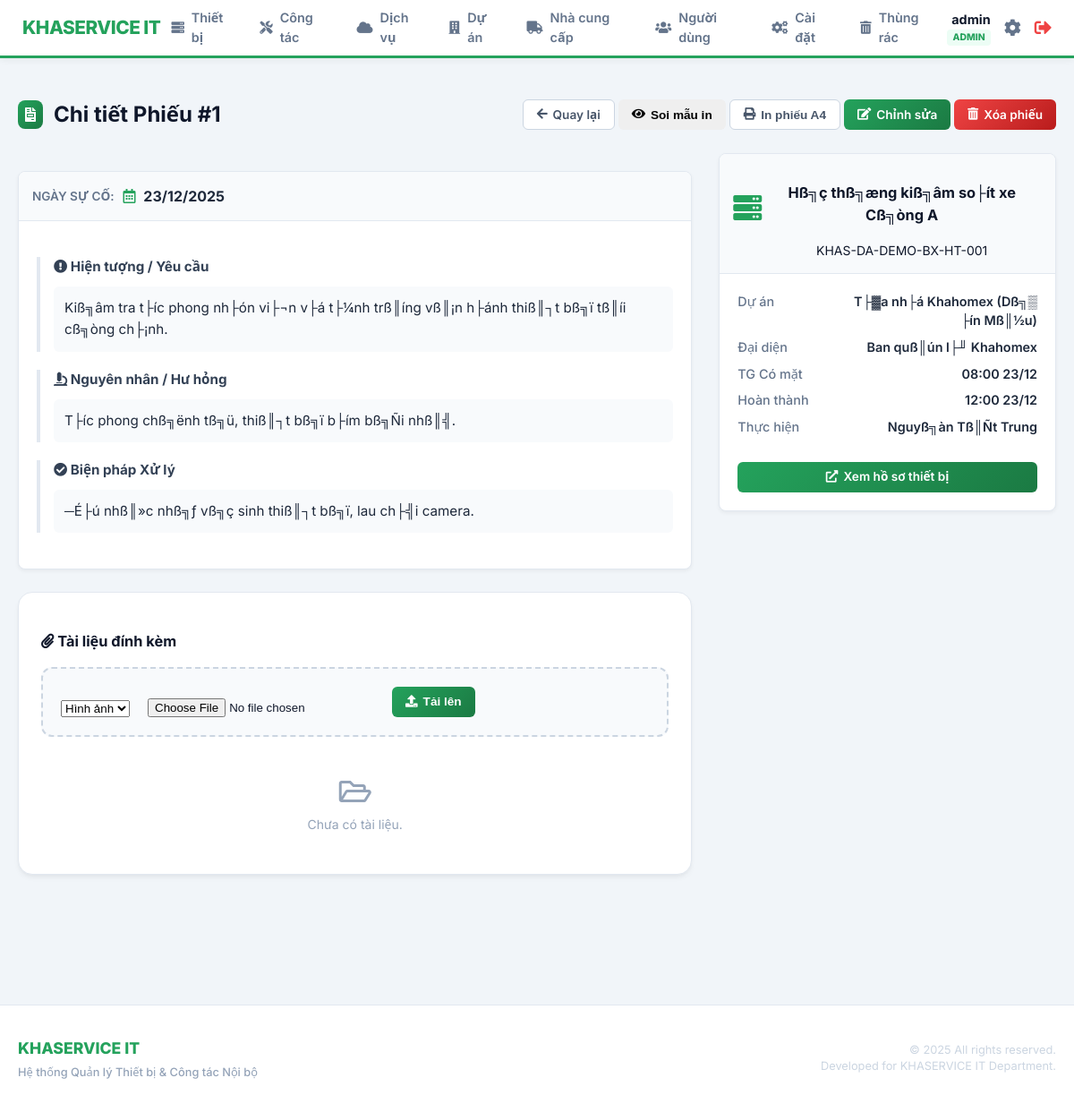
Screenshot of /index.php?page=maintenance/view&id=1 (signed in) with the database file from the repository.
### tables this page shows
CREATE TABLE `maintenance_logs` (
  `id` int(11) NOT NULL AUTO_INCREMENT,
  `user_id` int(11) DEFAULT NULL,
  `project_id` int(11) DEFAULT NULL,
  `device_id` int(11) DEFAULT NULL COMMENT 'ID thiet bi (NULL neu nhap tay)',
  `custom_device_name` varchar(255) DEFAULT NULL,
  `usage_time_manual` varchar(100) DEFAULT NULL,
  `ngay_su_co` date NOT NULL COMMENT 'Ng??y x???y ra s??? c???',
  `ngay_lap_phieu` date DEFAULT NULL,
  `noi_dung` text DEFAULT NULL COMMENT 'M?? t??? s??? c??? do d??? ??n b??o',
  `hu_hong` text DEFAULT NULL COMMENT 'X??c ?????nh h?? h???ng sau ki???m tra',
  `xu_ly` text DEFAULT NULL COMMENT 'H?????ng x??? l?? / s???a ch???a',
  `chi_phi` decimal(15,2) DEFAULT NULL COMMENT 'Chi ph?? s???a ch???a (n???u c??)',
  `created_at` timestamp NOT NULL DEFAULT current_timestamp() COMMENT 'Ng??y ghi nh???n bi??n b???n',
  `client_name` varchar(255) DEFAULT NULL COMMENT '?????i di???n kh??ch h??ng',
  `client_phone` varchar(50) DEFAULT NULL COMMENT 'S??T kh??ch h??ng',
  `arrival_time` datetime DEFAULT NULL COMMENT 'Th???i ??i???m c?? m???t',
  `completion_time` datetime DEFAULT NULL COMMENT 'Th???i ??i???m ho??n th??nh',
  `work_type` varchar(255) DEFAULT 'B???o tr?? / S???a ch???a' COMMENT 'Lo???i c??ng vi???c',
  `deleted_at` timestamp NULL DEFAULT NULL,
  PRIMARY KEY (`id`),
  KEY `fk_log_project` (`project_id`),
  KEY `fk_log_user` (`user_id`),
  CONSTRAINT `fk_log_project` FOREIGN KEY (`project_id`) REFERENCES `projects` (`id`) ON DELETE SET NULL,
  CONSTRAINT `fk_log_user` FOREIGN KEY (`user_id`) REFERENCES `users` (`id`) ON DELETE SET NULL
);

CREATE TABLE `devices` (
  `id` int(11) NOT NULL AUTO_INCREMENT,
  `ma_tai_san` varchar(100) NOT NULL COMMENT 'M?? t??i s???n n???i b??? (VD: KHAS-DA01-PC-001)',
  `ten_thiet_bi` varchar(255) NOT NULL COMMENT 'T??n thi???t b??? (PC l??? t??n, UPS barrier...)',
  `nhom_thiet_bi` varchar(50) NOT NULL COMMENT 'Nh??m thi???t b???: V??n ph??ng / B??i xe',
  `loai_thiet_bi` varchar(100) NOT NULL COMMENT 'Lo???i thi???t b???: PC, UPS, Camera, Barrier, ?????u ?????c th???...',
  `model` varchar(255) DEFAULT NULL COMMENT 'Model thi???t b???',
  `serial` varchar(255) DEFAULT NULL COMMENT 'Serial number c???a thi???t b???',
  `project_id` int(11) DEFAULT NULL COMMENT 'Thi???t b??? thu???c d??? ??n n??o',
  `parent_id` int(11) DEFAULT NULL,
  `supplier_id` int(11) DEFAULT NULL COMMENT 'Nh?? cung c???p thi???t b???',
  `ngay_mua` date DEFAULT NULL COMMENT 'Ng??y mua thi???t b???',
  `gia_mua` decimal(15,2) DEFAULT NULL COMMENT 'Gi?? mua t???i th???i ??i???m mua (VN??)',
  `bao_hanh_den` date DEFAULT NULL COMMENT 'Ng??y h???t h???n b???o h??nh',
  `trang_thai` varchar(50) DEFAULT '??ang s??? d???ng' COMMENT 'Tr???ng th??i: ??ang s??? d???ng / H???ng / Thanh l??',
  `ghi_chu` text DEFAULT NULL COMMENT 'Ghi ch?? kh??c',
  `created_at` timestamp NOT NULL DEFAULT current_timestamp() COMMENT 'Ng??y t???o h??? s?? thi???t b???',
  `deleted_at` timestamp NULL DEFAULT NULL,
  PRIMARY KEY (`id`),
  UNIQUE KEY `ma_tai_san` (`ma_tai_san`),
  KEY `idx_device_parent` (`parent_id`)
);

CREATE TABLE `users` (
  `id` int(11) NOT NULL AUTO_INCREMENT,
  `username` varchar(100) NOT NULL COMMENT 'T??n ????ng nh???p',
  `fullname` varchar(100) DEFAULT NULL,
  `password` varchar(255) NOT NULL COMMENT 'M???t kh???u (hash)',
  `role` varchar(50) DEFAULT NULL COMMENT 'Vai tr??: admin / it / xem',
  `created_at` timestamp NOT NULL DEFAULT current_timestamp(),
  `deleted_at` timestamp NULL DEFAULT NULL,
  PRIMARY KEY (`id`),
  UNIQUE KEY `username` (`username`)
);

### includes/auth.php (called while the page is built, shortened)
<?php
function isIT() {
    return isset($_SESSION['role']) && ($_SESSION['role'] === 'it' || $_SESSION['role'] === 'admin');
}
?>

### modules/maintenance/view.php (shortened to what this page needs)
<?php
$log = null;
if (isset($_GET['id'])) {
    $log_id = $_GET['id'];
    $stmt = $pdo->prepare("
        SELECT ml.*, d.ma_tai_san, d.ten_thiet_bi, d.loai_thiet_bi, d.model, d.ngay_mua,
               COALESCE(p_log.ten_du_an, p_dev.ten_du_an) as ten_du_an,
               COALESCE(p_log.dia_chi_duong, p_dev.dia_chi_duong) as dia_chi_duong,
               COALESCE(p_log.dia_chi_phuong_xa, p_dev.dia_chi_phuong_xa) as dia_chi_phuong_xa,
               COALESCE(p_log.dia_chi_tinh_tp, p_dev.dia_chi_tinh_tp) as dia_chi_tinh_tp,
               d.trang_thai as trang_thai_tb,
               u.fullname as nguoi_thuc_hien
        FROM maintenance_logs ml
        LEFT JOIN devices d ON ml.device_id = d.id
        LEFT JOIN projects p_log ON ml.project_id = p_log.id
        LEFT JOIN projects p_dev ON d.project_id = p_dev.id
        LEFT JOIN users u ON ml.user_id = u.id
        WHERE ml.id = ?
    ");
    $stmt->execute([$log_id]);
    $log = $stmt->fetch();
}
$is_custom_device = empty($log['device_id']);
$web_display_name = $is_custom_device ? ($log['custom_device_name'] ?: "") : $log['ten_thiet_bi'];
$web_display_code = $is_custom_device ? ($log['work_type'] ?: "Công tác") : $log['ma_tai_san'];
$display_project_name = !empty($log['ten_du_an']) ? $log['ten_du_an'] : "Khác / Không xác định";
$files = $pdo->prepare("SELECT * FROM maintenance_files WHERE maintenance_id = ? ORDER BY uploaded_at DESC");
$files->execute([$log_id]);
$attachments = $files->fetchAll();
?>
<div class="web-view">
    <div class="page-header">
        <h2><i class="fas fa-file-invoice"></i> Chi tiết Phiếu #<?php echo $log['id']; ?></h2>
        <div class="header-actions">
            <a href="index.php?page=maintenance/history" class="btn btn-secondary"><i class="fas fa-arrow-left"></i> Quay lại</a>
            <button class="btn btn-warning" onclick="togglePrintDebug()"><i class="fas fa-eye"></i> Soi mẫu in</button>
            <button class="btn btn-secondary" onclick="window.print()"><i class="fas fa-print"></i> In phiếu A4</button>
            <?php if(isIT()): ?>
                <a href="index.php?page=maintenance/edit&id=<?php echo $log['id']; ?>" class="btn btn-primary"><i class="fas fa-edit"></i> Chỉnh sửa</a>
                <a href="index.php?page=maintenance/delete&id=<?php echo $log['id']; ?>" data-url="index.php?page=maintenance/delete&id=<?php echo $log['id']; ?>&confirm_delete=1" class="btn btn-danger delete-btn"><i class="fas fa-trash-alt"></i> Xóa phiếu</a>
            <?php endif; ?>
        </div>
    </div>
    <div class="view-grid-layout maintenance-view">
        <div class="main-content">
            <div class="card ticket-card">
                <div class="ticket-header">
                    <div class="ticket-status">
                        <span class="label">Ngày sự cố:</span>
                        <span class="value date"><i class="far fa-calendar-alt"></i> <?php echo date('d/m/Y', strtotime($log['ngay_su_co'])); ?></span>
                    </div>
                </div>
                <div class="ticket-body">
                    <div class="content-block problem"><h4 class="block-title"><i class="fas fa-exclamation-circle"></i> Hiện tượng / Yêu cầu</h4><div class="block-content"><?php echo nl2br(htmlspecialchars($log['noi_dung'])); ?></div></div>
                    <div class="content-block diagnosis"><h4 class="block-title"><i class="fas fa-microscope"></i> Nguyên nhân / Hư hỏng</h4><div class="block-content"><?php echo !empty($log['hu_hong']) ? nl2br(htmlspecialchars($log['hu_hong'])) : '<em>Chưa ghi nhận</em>'; ?></div></div>
                    <div class="content-block solution"><h4 class="block-title"><i class="fas fa-check-circle"></i> Biện pháp Xử lý</h4><div class="block-content"><?php echo !empty($log['xu_ly']) ? nl2br(htmlspecialchars($log['xu_ly'])) : '<em>Chưa ghi nhận</em>'; ?></div></div>
                </div>
            </div>
            <div class="card mt-20 attachment-section">
                <div class="card-header-custom"><h3><i class="fas fa-paperclip"></i> Tài liệu đính kèm</h3></div>
                <div class="card-body-custom">
                    <div class="upload-zone">
                        <form action="index.php?page=maintenance/view&id=<?php echo $log['id']; ?>" method="POST" enctype="multipart/form-data" class="upload-form">
                            <select name="loai_file" class="form-select"><option value="HinhAnh">Hình ảnh</option><option value="BienBan">Biên bản</option><option value="Khác">Khác</option></select>
                            <input type="file" name="file_upload" required>
                            <button type="submit" name="upload_file" class="btn btn-primary"><i class="fas fa-upload"></i> Tải lên</button>
                        </form>
                    </div>
                    <?php if (empty($attachments)): ?>
                        <div class="text-center" style="padding: 20px; color: #94a3b8;"><i class="far fa-folder-open" style="font-size: 2rem; display: block; margin-bottom: 10px;"></i> Chưa có tài liệu.</div>
                    <?php endif; ?>
                </div>
            </div>
        </div>
        <div class="side-content">
            <div class="card device-profile-card">
                <div class="profile-header">
                    <div class="device-icon-large"><i class="fas fa-<?php echo $is_custom_device ? 'cube' : 'server'; ?>"></i></div>
                    <div class="profile-title"><h3><?php echo htmlspecialchars($web_display_name); ?></h3><span class="code"><?php echo htmlspecialchars($web_display_code); ?></span></div>
                </div>
                <div class="profile-details">
                    <div class="detail-row"><span class="d-label">Dự án</span><span class="d-value"><?php echo htmlspecialchars($display_project_name); ?></span></div>
                    <div class="detail-row"><span class="d-label">Đại diện</span><span class="d-value"><?php echo htmlspecialchars($log['client_name'] ?? '---'); ?></span></div>
                    <div class="detail-row"><span class="d-label">TG Có mặt</span><span class="d-value"><?php echo $log['arrival_time'] ? date('H:i d/m', strtotime($log['arrival_time'])) : '-'; ?></span></div>
                    <div class="detail-row"><span class="d-label">Hoàn thành</span><span class="d-value"><?php echo $log['completion_time'] ? date('H:i d/m', strtotime($log['completion_time'])) : '-'; ?></span></div>
                    <div class="detail-row"><span class="d-label">Thực hiện</span><span class="d-value"><?php echo htmlspecialchars($log['nguoi_thuc_hien'] ?? 'N/A'); ?></span></div>
                </div>
                <?php if (!$is_custom_device): ?>
                <div style="padding: 0 20px 20px 20px;"><a href="index.php?page=devices/view&id=<?php echo $log['device_id']; ?>" class="btn btn-primary" style="display: flex; width: auto; justify-content: center;"><i class="fas fa-external-link-alt"></i> Xem hồ sơ thiết bị</a></div>
                <?php endif; ?>
            </div>
        </div>
    </div>
</div>

### assets/css/style.css (style rules this page uses)
html { -ms-overflow-style: none; scrollbar-width: none; }
:root { --primary-color: #24a25c; --primary-light-color: #4dc581; --primary-dark-color: #1b7a43; --gradient-primary: linear-gradient(135deg, #24a25c 0%, #1b7a43 100%); --gradient-warning: linear-gradient(135deg, #f59e0b 0%, #d97706 100%); --gradient-error: linear-gradient(135deg, #ef4444 0%, #b91c1c 100%); --gradient-info: linear-gradient(135deg, #3b82f6 0%, #2563eb 100%); --secondary-color: #475569; --text-color: #0f172a; --text-light-color: #64748b; --background-color: #f1f5f9; --card-bg: #ffffff; --border-color: #cbd5e1; --transition-speed: 0.2s; --border-radius-base: 6px; --border-radius-card: 12px; --success-bg: #dcfce7; --success-text: #166534; --error-bg: #fee2e2; --error-text: #991b1b; --warning-bg: #fffbeb; --warning-text: #92400e; }
body { font-family: 'Inter', 'Segoe UI', sans-serif; line-height: 1.5; color: var(--text-color); background-color: var(--background-color); margin: 0; font-size: 14px; }
.card { background-color: var(--card-bg); border-radius: var(--border-radius-card); box-shadow: 0 1px 3px rgba(0,0,0,0.1); border: 1px solid var(--border-color); padding: 20px; margin-bottom: 20px; }
.btn { display: inline-flex; align-items: center; justify-content: center; padding: 0 15px; height: 34px; border: none; border-radius: var(--border-radius-base); cursor: pointer; font-size: 0.85rem; font-weight: 600; text-decoration: none; transition: all var(--transition-speed); gap: 6px; white-space: nowrap; }
.btn-primary { background: var(--gradient-primary); color: white; }
.btn-secondary { background-color: #fff; color: var(--secondary-color); border: 1px solid var(--border-color); }
.btn-danger { background: var(--gradient-error); color: white; }
.page-header { display: flex; justify-content: space-between; align-items: center; margin-bottom: 25px; }
.page-header h2 { font-size: 1.5rem; margin: 0; display: flex; align-items: center; gap: 12px; }
.page-header h2 i { color: #fff; background: var(--gradient-primary); padding: 8px; border-radius: 8px; font-size: 1rem; }
.card { background-color: var(--card-bg); border-radius: 16px; box-shadow: 0 4px 6px -1px rgba(0, 0, 0, 0.05), 0 2px 4px -1px rgba(0, 0, 0, 0.03); border: 1px solid #e2e8f0; padding: 25px; margin-bottom: 25px; transition: box-shadow 0.3s ease; }
.text-center { text-align: center; }
.attachment-section { margin-top: 20px; }
.upload-zone { background: #f8fafc; border: 2px dashed #cbd5e1; border-radius: 12px; padding: 20px; margin-bottom: 25px; transition: all 0.2s; }
.upload-form { display: flex; gap: 20px; align-items: flex-end; flex-wrap: wrap; }

### assets/css/layout.css (style rules this page uses)
* { box-sizing: border-box; }
html, body { height: 100%; margin: 0; max-width: 100%; overflow-x: hidden; }
body { display: flex; flex-direction: column; background-color: var(--background-color); }
.main-content { flex: 1; padding: 20px 0 60px; width: 100%; }

### modules/maintenance/view.php (style rules this page uses)
.maintenance-view { display: grid; grid-template-columns: 2fr 1fr; gap: 30px; align-items: start; }
.ticket-card, .device-profile-card { padding: 0; overflow: hidden; border-radius: 8px; box-shadow: 0 2px 4px rgba(0,0,0,0.05); border: 1px solid #e2e8f0; }
.ticket-header, .profile-header { background: #f8fafc; padding: 15px; border-bottom: 1px solid #e2e8f0; display: flex; justify-content: space-between; align-items: center; }
.ticket-status { display: flex; align-items: center; gap: 10px; }
.ticket-status .label { font-size: 0.85rem; color: #64748b; font-weight: 600; text-transform: uppercase; }
.ticket-status .value { font-size: 1rem; font-weight: 700; color: #1e293b; }
.ticket-status .value i { color: var(--primary-color); margin-right: 5px; }
.ticket-body, .profile-details { padding: 20px; }
.content-block { margin-bottom: 20px; padding-left: 15px; border-left: 4px solid #e2e8f0; }
.block-title { font-size: 0.95rem; font-weight: 700; margin-bottom: 10px; color: #334155; }
.block-content { font-size: 0.95rem; color: #1e293b; line-height: 1.6; background: #f8fafc; padding: 12px; border-radius: 6px; }
.detail-row { display: flex; justify-content: space-between; margin-bottom: 8px; font-size: 0.9rem; flex-wrap: wrap; gap: 5px; }
.d-label { color: #64748b; font-weight: 500; min-width: 120px; }
.d-value { font-weight: 600; color: #1e293b; text-align: right; flex: 1; }
.device-icon-large { font-size: 2rem; color: var(--primary-color); margin-bottom: 10px; text-align: center; }
.profile-title { text-align: center; }

### rows the page displays
maintenance_logs: id "1", ngay_su_co "23/12/2025", noi_dung "Kiß╗âm tra t├íc phong nh├ón vi├¬n v├á t├¼nh trß║íng vß║¡n h├ánh thiß║┐t bß╗ï tß║íi cß╗òng ch├¡nh.", hu_hong "T├íc phong chß╗ënh tß╗ü, thiß║┐t bß╗ï b├ím bß╗Ñi nhß║╣.", xu_ly "─É├ú nhß║»c nhß╗ƒ vß╗ç sinh thiß║┐t bß╗ï, lau ch├╣i camera.", device.ten_thiet_bi "Hß╗ç thß╗æng kiß╗âm so├ít xe Cß╗òng A", device.ma_tai_san "KHAS-DA-DEMO-BX-HT-001", client_name "Ban quß║ún l├╜ Khahomex", arrival_time "08:00 23/12", completion_time "12:00 23/12", user.fullname "Nguyß╗àn Tß║Ñt Trung"

### other values shown
$_SESSION['fullname'] "admin"
$_SESSION['role'] "ADMIN"
$display_project_name "T├▓a nh├á Khahomex (Dß╗▒ ├ín Mß║½u)"
